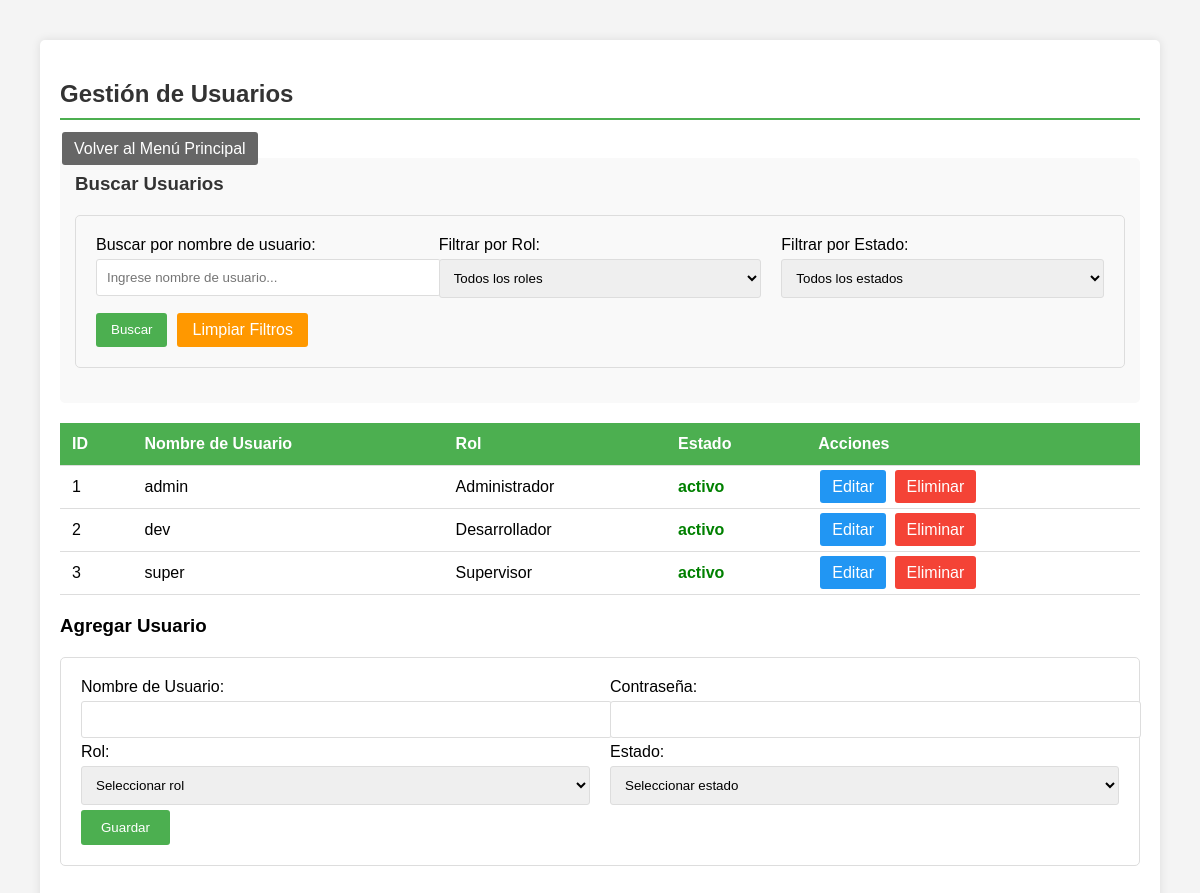
The page /crud_usuarios.php (signed in) on the database its author committed.
### tables this page shows
CREATE TABLE `usuario` (
  `id_usuario` int(11) NOT NULL,
  `nombre_usuario` varchar(50) DEFAULT NULL,
  `contrasena_encriptada` varchar(100) DEFAULT NULL,
  `rol` varchar(20) DEFAULT NULL,
  `estado` varchar(10) DEFAULT NULL
);

### crud_usuarios.php (the view, shortened to what this page needs)
<?php
include 'config.php';
$busqueda = isset($_GET['buscar']) ? trim($_GET['buscar']) : '';
$sql = "SELECT * FROM Usuario WHERE 1=1";
$sql .= " ORDER BY id_usuario";
$result = $conn->query($sql);
$edit = null;
?>
<!DOCTYPE html>
<html>
<head>
</head>
<body>
<div class="container">
    <h2>Gestión de Usuarios</h2>
    <a href="index.php" class="btn btn-back">Volver al Menú Principal</a>
    <div class="search-form">
        <h3>Buscar Usuarios</h3>
        <form method="get" action="">
            <div class="form-row">
                <div class="form-group">
                    <label>Buscar por nombre de usuario:</label>
                    <input type="text" name="buscar" value="<?= htmlspecialchars($busqueda) ?>" placeholder="Ingrese nombre de usuario...">
                </div>
                <div class="form-group">
                    <label>Filtrar por Rol:</label>
                    <select name="filtro_rol">
                        <option value="">Todos los roles</option>
                    </select>
                </div>
                <div class="form-group">
                    <label>Filtrar por Estado:</label>
                    <select name="filtro_estado">
                        <option value="">Todos los estados</option>
                    </select>
                </div>
            </div>
            <div class="search-buttons">
                <input type="submit" value="Buscar" class="btn-search">
                <a href="crud_usuarios.php" class="btn-clear">Limpiar Filtros</a>
            </div>
        </form>
    </div>
    <table>
        <tr>
            <th>ID</th>
            <th>Nombre de Usuario</th>
            <th>Rol</th>
            <th>Estado</th>
            <th>Acciones</th>
        </tr>
        <?php while($row = $result->fetch_assoc()): ?>
        <tr>
            <td><?= $row['id_usuario'] ?></td>
            <td><?= htmlspecialchars($row['nombre_usuario']) ?></td>
            <td><?= htmlspecialchars($row['rol']) ?></td>
            <td class="<?= $row['estado'] == 'activo' ? 'estado-activo' : 'estado-inactivo' ?>"><?= htmlspecialchars($row['estado']) ?></td>
            <td>
                <a href="?editar=<?= $row['id_usuario'] ?>" class="btn btn-edit">Editar</a>
                <a href="?eliminar=<?= $row['id_usuario'] ?>" class="btn btn-delete" onclick="return confirm('¿Estás seguro de eliminar este usuario?')">Eliminar</a>
            </td>
        </tr>
        <?php endwhile; ?>
    </table>
    <h3><?= $edit ? 'Editar' : 'Agregar' ?> Usuario</h3>
    <form method="post">
        <div class="form-row">
            <div class="form-group">
                <label>Nombre de Usuario:</label>
                <input type="text" name="nombre_usuario" value="<?= htmlspecialchars($edit['nombre_usuario'] ?? '') ?>" required>
            </div>
            <div class="form-group">
                <label>Contraseña:</label>
                <input type="password" name="contrasena_encriptada" value="<?= htmlspecialchars($edit['contrasena_encriptada'] ?? '') ?>" required>
            </div>
        </div>
        <div class="form-row">
            <div class="form-group">
                <label>Rol:</label>
                <select name="rol" required>
                    <option value="">Seleccionar rol</option>
                </select>
            </div>
            <div class="form-group">
                <label>Estado:</label>
                <select name="estado" required>
                    <option value="">Seleccionar estado</option>
                </select>
            </div>
        </div>
        <input type="submit" value="<?= $edit ? 'Actualizar' : 'Guardar' ?>">
    </form>
</div>
</body>
</html>

### crud_usuarios.php (style rules this page uses)
body { font-family: Arial, sans-serif; margin: 40px; background-color: #f4f4f4; }
.container { max-width: 1200px; margin: 0 auto; background-color: white; padding: 20px; border-radius: 5px; box-shadow: 0 0 10px rgba(0,0,0,0.1); }
h2 { color: #333; border-bottom: 2px solid #4CAF50; padding-bottom: 10px; }
table { width: 100%; border-collapse: collapse; margin: 20px 0; }
th, td { padding: 12px; text-align: left; border-bottom: 1px solid #ddd; }
th { background-color: #4CAF50; color: white; }
.btn { padding: 8px 12px; text-decoration: none; border-radius: 3px; margin: 2px; }
.btn-edit { background-color: #2196F3; color: white; }
.btn-delete { background-color: #f44336; color: white; }
.btn-back { background-color: #666; color: white; }
.btn-search { background-color: #4CAF50; color: white; }
.btn-clear { background-color: #ff9800; color: white; }
form { margin: 20px 0; padding: 20px; border: 1px solid #ddd; border-radius: 5px; }
input[type="text"], input[type="password"], select { width: 100%; padding: 10px; margin: 5px 0; border: 1px solid #ddd; border-radius: 3px; }
input[type="submit"] { background-color: #4CAF50; color: white; padding: 10px 20px; border: none; border-radius: 3px; cursor: pointer; }
.form-row { display: flex; gap: 20px; }
.form-group { flex: 1; }
.estado-activo { color: green; font-weight: bold; }
.search-form { background-color: #f9f9f9; padding: 15px; border-radius: 5px; margin-bottom: 20px; }
.search-form h3 { margin-top: 0; color: #333; }
.search-buttons { display: flex; gap: 10px; margin-top: 10px; }
.search-buttons input[type="submit"] { padding: 8px 15px; }
.search-buttons a { padding: 8px 15px; text-decoration: none; border-radius: 3px; }

### rows shown on the page
usuario: id_usuario "1", nombre_usuario "admin", rol "Administrador", estado "activo"
usuario: id_usuario "2", nombre_usuario "dev", rol "Desarrollador", estado "activo"
usuario: id_usuario "3", nombre_usuario "super", rol "Supervisor", estado "activo"
